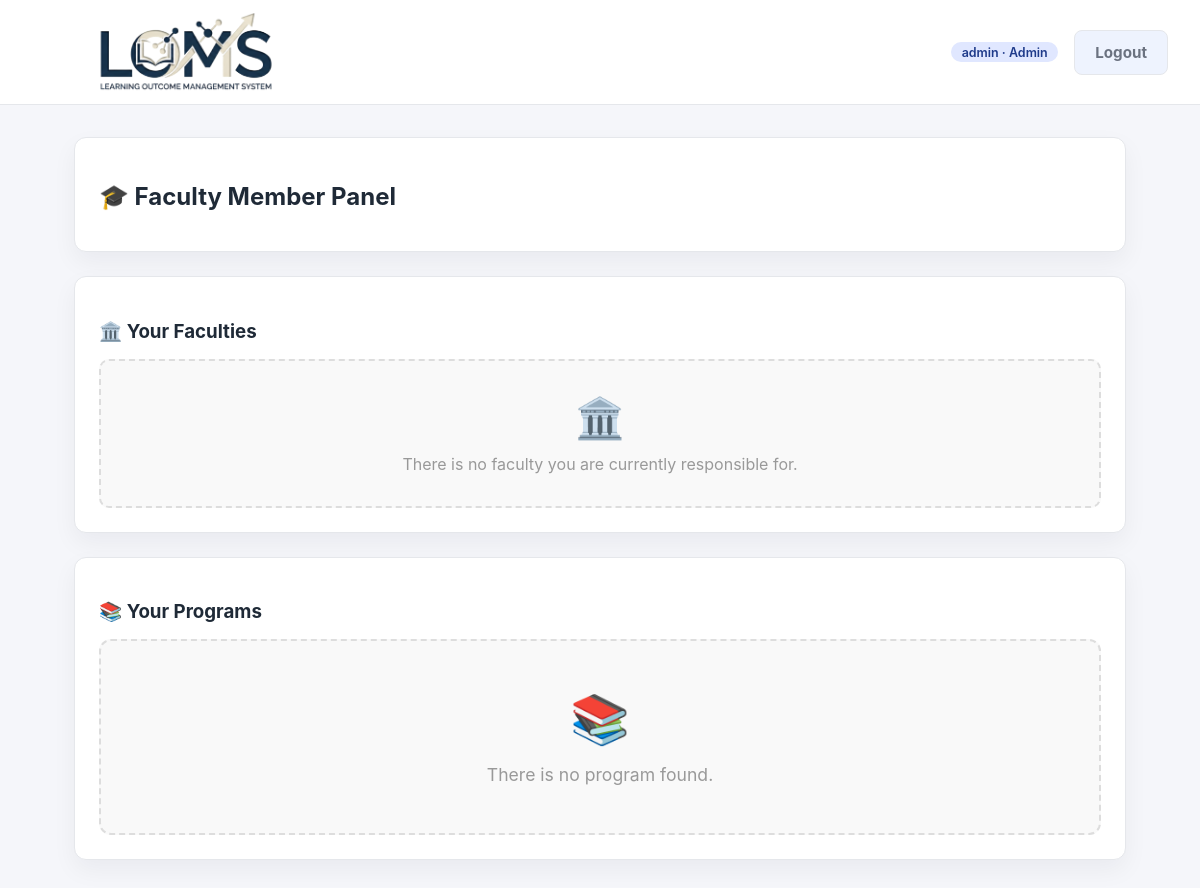
The app's page /org/faculty-member/ (signed in), older data.
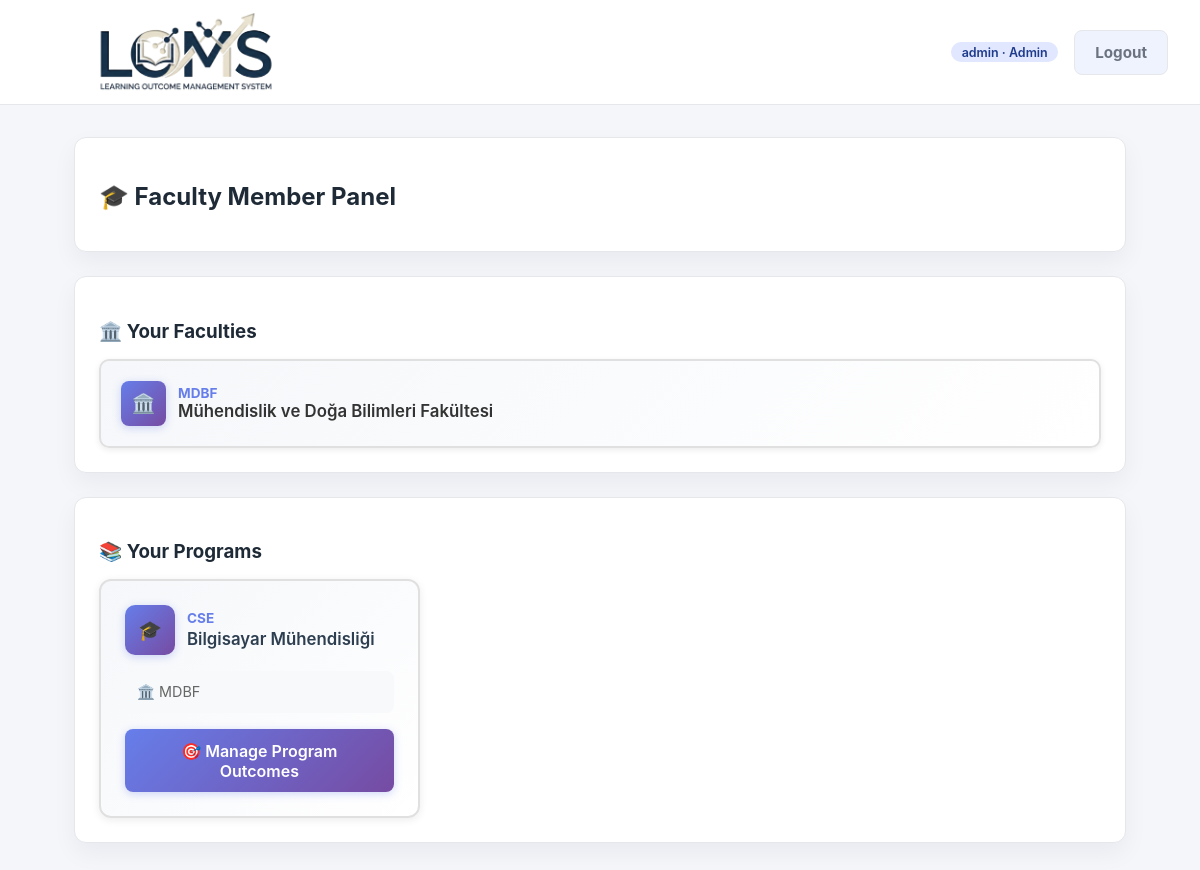
The same page, newer data.
### organizations/models.py (models this page shows, shortened)
class Faculty(models.Model):
    name = models.CharField(max_length=255)
    code = models.CharField(max_length=50, unique=True)
    description = models.TextField(
        blank=True,
        help_text="Faculty description / açıklama",
    )
    responsible = models.ForeignKey(
        settings.AUTH_USER_MODEL,
        null=True,
        blank=True,
        on_delete=models.SET_NULL,
        related_name="responsible_faculties",
        help_text="Bu faculty'den sorumlu Faculty Member",
    )

class Program(models.Model):
    name = models.CharField(max_length=255)
    code = models.CharField(max_length=50, unique=True)
    faculty = models.ForeignKey(
        Faculty,
        on_delete=models.CASCADE,
        related_name="programs",
    )
    description = models.TextField(
        blank=True,
        help_text="Program description / açıklama",
    )
    coordinator = models.ForeignKey(
        settings.AUTH_USER_MODEL,
        null=True,
        blank=True,
        on_delete=models.SET_NULL,
        related_name="coordinated_programs",
        help_text="Programdan sorumlu öğretim elemanı / coordinator",
    )

### organizations/views.py (the view)
# urls.py: path("faculty-member/", faculty_member_dashboard, name="faculty_member_dashboard"),
@role_required(CustomUser.Role.FACULTY_MEMBER)
def faculty_member_dashboard(request):
    user = request.user
    if user.is_admin:
        faculties = Faculty.objects.all()
    else:
        faculties = Faculty.objects.filter(responsible=user)
    programs = Program.objects.filter(faculty__in=faculties).select_related("faculty")
    context = {
        "faculties": faculties,
        "programs": programs,
    }
    return render(request, "organizations/faculty_member_dashboard.html", context)

### accounts/models.py (called while the page is built)
    @property
    def is_admin(self):
        return self.role == self.Role.ADMIN and self.is_superuser

    @property
    def is_student_affairs(self):
        return self.role == self.Role.STUDENT_AFFAIRS

    @property
    def is_faculty_member(self):
        return self.role == self.Role.FACULTY_MEMBER

    @property
    def is_lecturer(self):
        return self.role == self.Role.LECTURER

    @property
    def is_student(self):
        return self.role == self.Role.STUDENT

### templates/organizations/faculty_member_dashboard.html (shortened to what the changed rows need)
{% extends "base.html" %}
{% block content %}
<section class="card">
    <h2 class="page-title">🎓 Faculty Member Panel</h2>
</section>
<section class="card">
    {% if faculties %}
        <div style="display: grid; gap: 1rem; margin-top: 1rem;">
            {% for f in faculties %}
                <div style="border: 2px solid #e0e0e0; border-radius: 10px; padding: 1.25rem; background: linear-gradient(135deg, #f5f7fa 0%, #ffffff 100%); box-shadow: 0 2px 6px rgba(0,0,0,0.08); transition: all 0.3s ease;"
                     onmouseover="this.style.borderColor='#667eea'; this.style.boxShadow='0 4px 12px rgba(0,0,0,0.12)';"
                     onmouseout="this.style.borderColor='#e0e0e0'; this.style.boxShadow='0 2px 6px rgba(0,0,0,0.08)';">
                    <div style="display: flex; align-items: center; gap: 0.75rem;">
                        <div style="width: 45px; height: 45px; background: linear-gradient(135deg, #667eea 0%, #764ba2 100%); border-radius: 8px; display: flex; align-items: center; justify-content: center; color: white; font-size: 1.2rem; box-shadow: 0 2px 8px rgba(102, 126, 234, 0.3);">
                            🏛️
                        </div>
                        <div>
                            <div style="font-weight: 700; color: #667eea; font-size: 0.85rem;">{{ f.code }}</div>
                            <div style="font-weight: 600; color: #333; font-size: 1.05rem;">{{ f.name }}</div>
                        </div>
                    </div>
                </div>
            {% endfor %}
        </div>
    {% else %}
        <div style="text-align: center; padding: 2rem 1rem; background: #f9f9f9; border-radius: 10px; border: 2px dashed #ddd; margin-top: 1rem;">
            <div style="font-size: 2.5rem; margin-bottom: 0.75rem;">🏛️</div>
            <p style="color: #999; margin: 0;">There is no faculty you are currently responsible for.</p>
        </div>
    {% endif %}
</section>
<section class="card">
    {% if programs %}
        <div style="display: grid; grid-template-columns: repeat(auto-fill, minmax(320px, 1fr)); gap: 1.25rem; margin-top: 1rem;">
            {% for p in programs %}
                <div style="border: 2px solid #e0e0e0; border-radius: 12px; padding: 1.5rem; background: linear-gradient(135deg, #f5f7fa 0%, #ffffff 100%); box-shadow: 0 2px 8px rgba(0,0,0,0.08); transition: all 0.3s ease;"
                     onmouseover="this.style.transform='translateY(-4px)'; this.style.boxShadow='0 6px 16px rgba(0,0,0,0.12)'; this.style.borderColor='#667eea';"
                     onmouseout="this.style.transform='translateY(0)'; this.style.boxShadow='0 2px 8px rgba(0,0,0,0.08)'; this.style.borderColor='#e0e0e0';">
                    <div style="display: flex; align-items: center; gap: 0.75rem; margin-bottom: 1rem;">
                        <div style="width: 50px; height: 50px; background: linear-gradient(135deg, #667eea 0%, #764ba2 100%); border-radius: 10px; display: flex; align-items: center; justify-content: center; color: white; font-size: 1.2rem; box-shadow: 0 2px 8px rgba(102, 126, 234, 0.3);">
                            🎓
                        </div>
                        <div style="flex: 1;">
                            <div style="font-size: 0.85rem; color: #667eea; font-weight: 700; margin-bottom: 0.15rem;">{{ p.code }}</div>
                            <div style="font-weight: 600; color: #2c3e50; font-size: 1.05rem; line-height: 1.3;">{{ p.name }}</div>
                        </div>
                    </div>
                    <div style="padding: 0.75rem; background: #f8f9fa; border-radius: 8px; margin-bottom: 1rem;">
                        <div style="color: #666; font-size: 0.9rem;">
                            🏛️ {{ p.faculty.code }}
                        </div>
                    </div>
                    <a href="{% url 'outcomes:program_outcome_manage' p.id %}"
                       style="display: block; text-align: center; background: linear-gradient(135deg, #667eea 0%, #764ba2 100%); color: white; padding: 0.7rem 1rem; border-radius: 8px; text-decoration: none; font-weight: 600; transition: all 0.3s ease; box-shadow: 0 2px 8px rgba(102, 126, 234, 0.3);"
                       onmouseover="this.style.transform='translateY(-2px)'; this.style.boxShadow='0 4px 12px rgba(102, 126, 234, 0.4)';"
                       onmouseout="this.style.transform='translateY(0)'; this.style.boxShadow='0 2px 8px rgba(102, 126, 234, 0.3)';">
                        🎯 Manage Program Outcomes
                    </a>
                </div>
            {% endfor %}
        </div>
    {% else %}
        <div style="text-align: center; padding: 3rem 1rem; background: #f9f9f9; border-radius: 12px; border: 2px dashed #ddd; margin-top: 1rem;">
            <div style="font-size: 3rem; margin-bottom: 1rem;">📚</div>
            <p style="color: #999; font-size: 1.1rem; margin: 0;">There is no program found.</p>
        </div>
    {% endif %}
</section>
{% endblock %}

Row changes from the older to the newer data that the page shows:
added Faculty: code "MDBF", name "Mühendislik ve Doğa Bilimleri Fakültesi"
added Program: code "CSE", name "Bilgisayar Mühendisliği", faculty.code "MDBF"
Text that changed along with them:
text no longer shown: "🏛️ There is no faculty you are currently responsible for. 📚 There is no program found."
